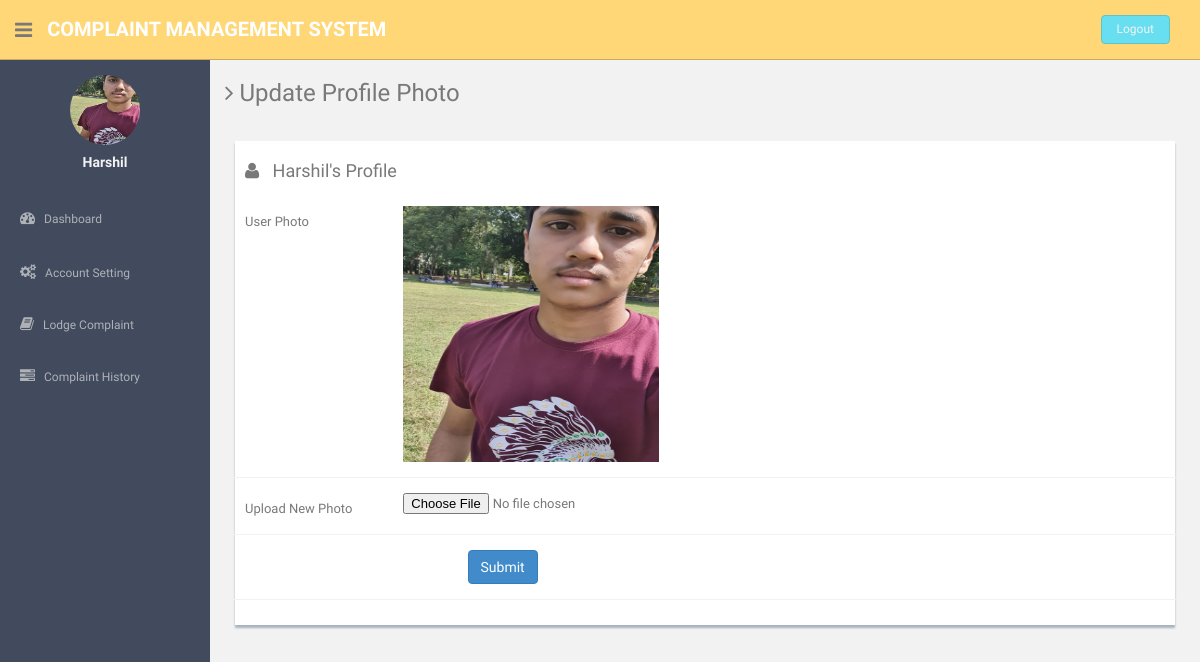
The page /users/update-image.php (signed in) on the database its author committed.
### tables this page shows
CREATE TABLE `users` (
  `id` int(11) NOT NULL,
  `fullName` varchar(255) DEFAULT NULL,
  `userEmail` varchar(255) DEFAULT NULL,
  `password` varchar(255) DEFAULT NULL,
  `contactNo` bigint(11) DEFAULT NULL,
  `address` tinytext DEFAULT NULL,
  `State` varchar(255) DEFAULT NULL,
  `country` varchar(255) DEFAULT NULL,
  `pincode` int(6) DEFAULT NULL,
  `userImage` varchar(255) DEFAULT NULL,
  `regDate` timestamp NOT NULL DEFAULT current_timestamp(),
  `updationDate` timestamp NULL DEFAULT NULL,
  `status` int(1) DEFAULT NULL
);

### users/update-image.php (the view, shortened to what this page needs)
<?php
include('includes/config.php');
if (strlen($_SESSION['login']) == 0) {
  header('location:index.php');
} else {
  ?>
  <!DOCTYPE html>
  <html lang="en">
  <head>
    <link href="assets/css/bootstrap.css" rel="stylesheet">
    <link href="assets/font-awesome/css/font-awesome.css" rel="stylesheet" />
    <link rel="stylesheet" type="text/css" href="assets/js/bootstrap-datepicker/css/datepicker.css" />
    <link rel="stylesheet" type="text/css" href="assets/js/bootstrap-daterangepicker/daterangepicker.css" />
    <link href="assets/css/style.css" rel="stylesheet">
    <link href="assets/css/style-responsive.css" rel="stylesheet">
  </head>
  <body>
    <section id="container">
      <?php include("includes/header.php"); ?>
      <?php include("includes/sidebar.php"); ?>
      <section id="main-content">
        <section class="wrapper">
          <h3><i class="fa fa-angle-right"></i> Update Profile Photo</h3>
          <div class="row mt">
            <div class="col-lg-12">
              <div class="form-panel">
                <?php $query = mysqli_query($con, "select * from users where userEmail='" . $_SESSION['login'] . "'");
                while ($row = mysqli_fetch_array($query)) {
                  ?>
                  <h4 class="mb"><i class="fa fa-user"></i>&nbsp;&nbsp;
                    <?php echo htmlentities($row['fullName']); ?>'s Profile
                  </h4>
                  <form class="form-horizontal style-form" enctype="multipart/form-data" method="post" name="profile">
                    <div class="form-group">
                      <label class="col-sm-2 col-sm-2 control-label">User Photo</label>
                      <div class="col-sm-4">
                        <?php $userphoto = $row['userImage'];
                        if ($userphoto == ""):
                          ?>
                          <img src="userimages/noimage.png" width="256" height="256">
                        <?php else: ?>
                          <img src="userimages/<?php echo htmlentities($userphoto); ?>" width="256" height="256">
                        <?php endif; ?>
                      </div>
                    </div>
                    <div class="form-group">
                      <label class="col-sm-2 col-sm-2 control-label">Upload New Photo</label>
                      <div class="col-sm-4">
                        <input type="file" name="image" required />
                      </div>
                    </div>
                  <?php } ?>
                  <div class="form-group">
                    <div class="col-sm-10" style="padding-left:25% ">
                      <button type="submit" name="submit" class="btn btn-primary">Submit</button>
                    </div>
                  </div>
                </form>
              </div>
            </div>
          </div>
        </section>
      </section>
    </section>
  </body>
  </html>
<?php } ?>

### users/includes/sidebar.php (shortened to what this page needs)
<aside>
          <div id="sidebar"  class="nav-collapse ">
              <ul class="sidebar-menu" id="nav-accordion">
                              <?php $query=mysqli_query($con,"select fullName,userImage from users where userEmail='".$_SESSION['login']."'");
 while($row=mysqli_fetch_array($query))
 {
 ?>
                  <p class="centered"><a href="profile.php">
<?php $userphoto=$row['userImage'];
if($userphoto==""):
?>
<img src="userimages/noimage.png"  class="img-circle" width="70" height="70" >
<?php else:?>
  <img src="userimages/<?php echo htmlentities($userphoto);?>" class="img-circle" width="70" height="70">
<?php endif;?>
</a>
</p>
                  <h5 class="centered"><?php echo htmlentities($row['fullName']);?></h5>
                  <?php } ?>
                  <li class="mt">
                      <a href="dashboard.php">
                          <i class="fa fa-dashboard"></i>
                          <span>Dashboard</span>
                      </a>
                  </li>
                  <li class="sub-menu">
                      <a href="javascript:;" >
                          <i class="fa fa-cogs"></i>
                          <span>Account Setting</span>
                      </a>
                  </li>
                  <li class="sub-menu">
                      <a href="register-complaint.php" >
                          <i class="fa fa-book"></i>
                          <span>Lodge Complaint</span>
                      </a>
                    </li>
                  <li class="sub-menu">
                      <a href="complaint-history.php" >
                          <i class="fa fa-tasks"></i>
                          <span>Complaint History</span>
                      </a>
                  </li>
              </ul>
          </div>
      </aside>

### users/assets/css/style.css (style rules this page uses)
body { color: #797979; background: #f2f2f2; font-family: 'Ruda', sans-serif; padding: 0px !important; margin: 0px !important; font-size:13px; }
ul li { list-style: none; }
a, a:hover, a:focus { text-decoration: none; outline: none; }
#container { width: 100%; height: 100%; }
.centered { text-align: center; }
.mt { margin-top: 25px; }
.mb { margin-bottom: 25px; }
#sidebar { width: 210px; height: 100%; position: fixed; background: #424a5d; }
#sidebar h5 { color: #f2f2f2; font-weight: 700; }
#sidebar ul li { position: relative; }
ul.sidebar-menu , ul.sidebar-menu li ul.sub { margin: -2px 0 0; padding: 0; }
ul.sidebar-menu { margin-top: 75px; }
ul.sidebar-menu li { margin-bottom: 5px; margin-left:10px; margin-right:10px; }
ul.sidebar-menu li.sub-menu { line-height: 15px; }
ul.sidebar-menu li a span { display: inline-block; }
ul.sidebar-menu li a { color: #aeb2b7; text-decoration: none; display: block; padding: 15px 0 15px 10px; font-size: 12px; outline: none; -webkit-transition: all 0.3s ease; -moz-transition: all 0.3s ease; -o-transition: all 0.3s ease; -ms-transition: all 0.3s ease; transition: all 0.3s ease; }
ul.sidebar-menu li a i { font-size: 15px; padding-right: 6px; }
#main-content { margin-left: 210px; }
.wrapper { display: inline-block; margin-top: 60px; padding-left: 15px; padding-right: 15px; padding-bottom: 15px; padding-top: 0px; width: 100%; }
.form-panel { background: #ffffff; margin: 10px; padding: 10px; box-shadow: 0px 3px 2px #aab2bd; text-align: left; }
label { font-weight: 400; }
.form-horizontal.style-form .form-group { border-bottom: 1px solid #eff2f7; padding-bottom: 15px; margin-bottom: 15px; }
@media (min-width: 768px) { .form-horizontal .control-label { text-align: left; } }

### rows shown on the page
users: userImage (picture), fullName "Harshil"
